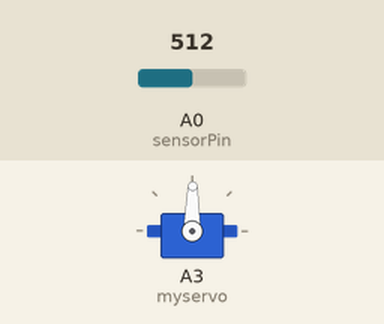
A sketch run on a simulated Adafruit Circuit Playground Express. On the bench: servo. The inputs (shaded band) are chosen by the test bench; at power-on: A0 (sensorPin) = 512.

Above: at 1.2 s.
1.3 s: A0 (sensorPin) set to 716
At 2.5 s:
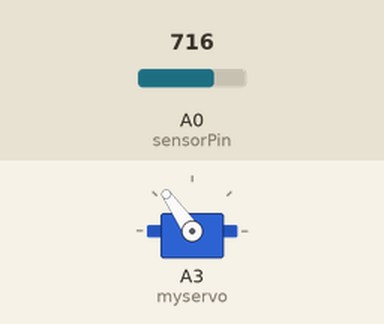
2.8 s: A0 (sensorPin) set to 900
At 3.8 s:
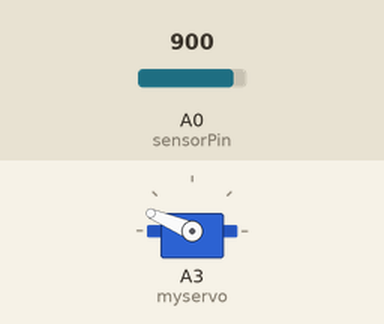
4.3 s: A0 (sensorPin) set to 1023
At 5.0 s:
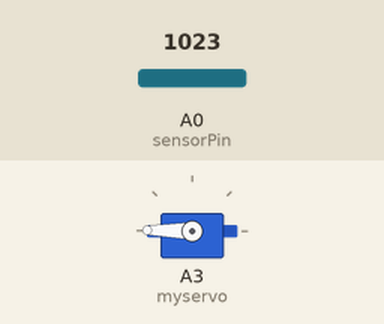
5.8 s: A0 (sensorPin) set to 306
At 6.2 s:
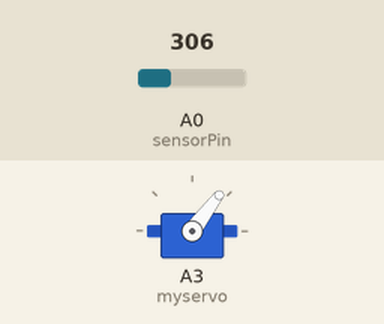
7.3 s: A0 (sensorPin) set to 122
At 8.5 s:
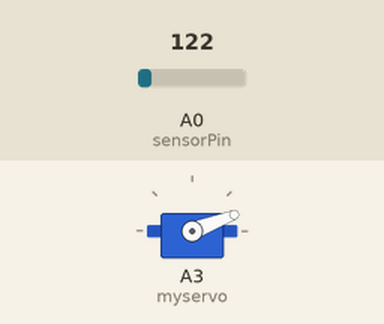
8.8 s: A0 (sensorPin) set to 511
At 9.8 s:
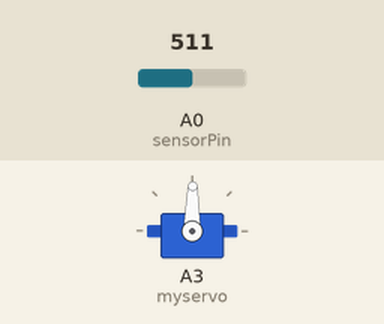
Timing chart, 0 to 11.3 s (numbered marks = the images above; inputs shaded):
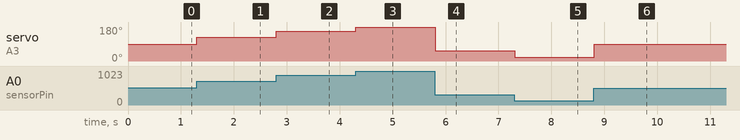

The sketch:

CPE_servo_pot.ino
```cpp
#include <Adafruit_Circuit_Playground.h>
#include <Servo.h> // Call the servo library (built into the IDE)

Servo myservo;
int pos = 0;  // variable to store the position value
int sensorPin = A0;    // select the input pin for the potentiometer (could also be a photocell or other sensor)

void setup() {
  // declare the ledPin as an OUTPUT:
 myservo.attach(A3); // Pin connected to servo
}

void loop() {
  // read the value from the sensor:
  int sensorValue = analogRead(sensorPin);
  // scale 1024 values to 180
  sensorValue = map(sensorValue, 0, 1023, 0, 179);
  //Scale of 0-179 (180 values)
  pos = constrain(sensorValue, 0, 179);

  myservo.write(pos); //set the servo angle
  delay(100);
}
```

Measured:
- after the input at 1.3 s, servo on A3 (myservo): 89° → 125° at once
- after the input at 2.8 s, servo on A3 (myservo): 125° → 157° at once
- after the input at 4.3 s, servo on A3 (myservo): 157° → 179° at once
- after the input at 5.8 s, servo on A3 (myservo): 179° → 53° at once
- after the input at 7.3 s, servo on A3 (myservo): 53° → 21° at once
- after the input at 8.8 s, servo on A3 (myservo): 21° → 89° at once
